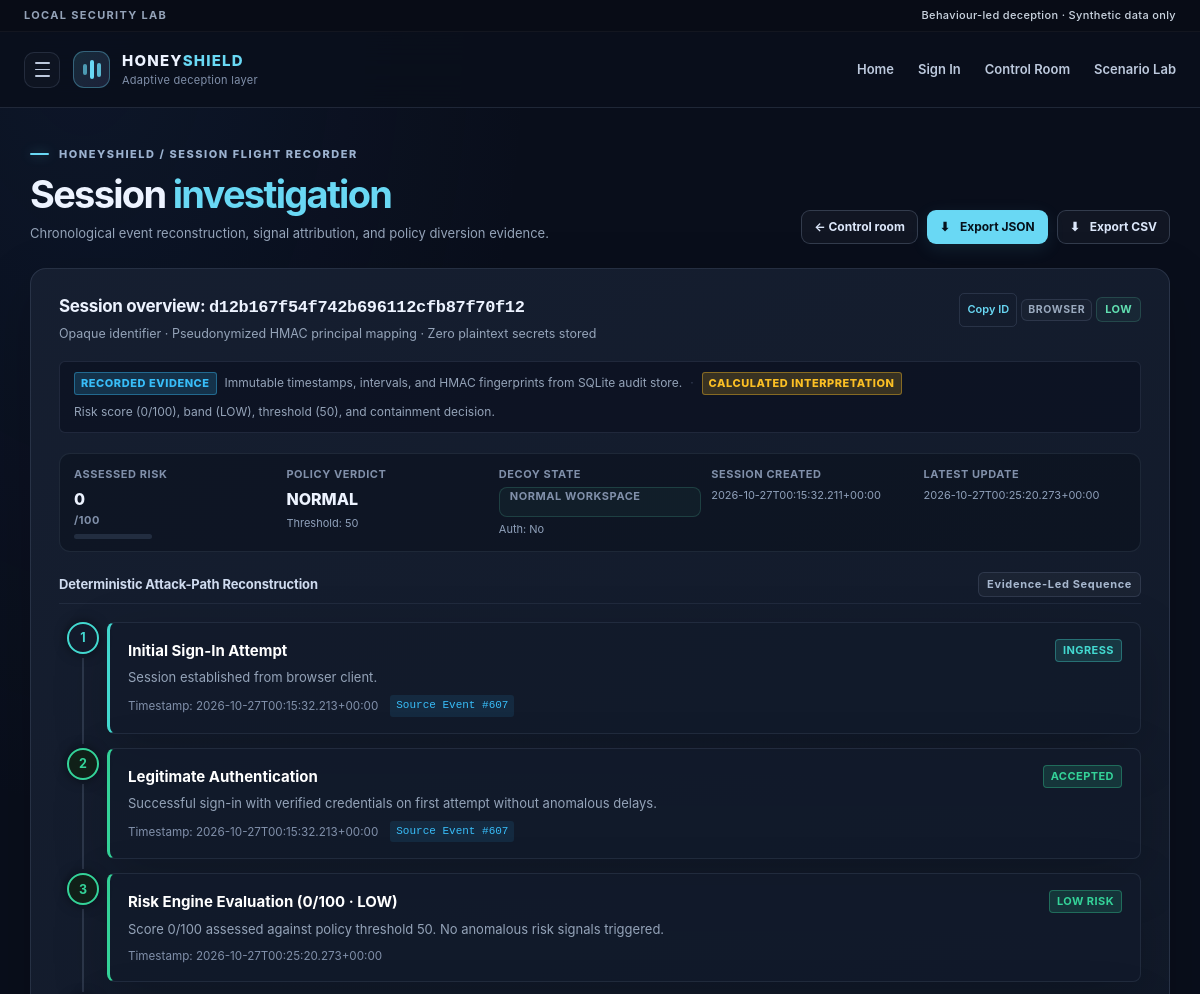
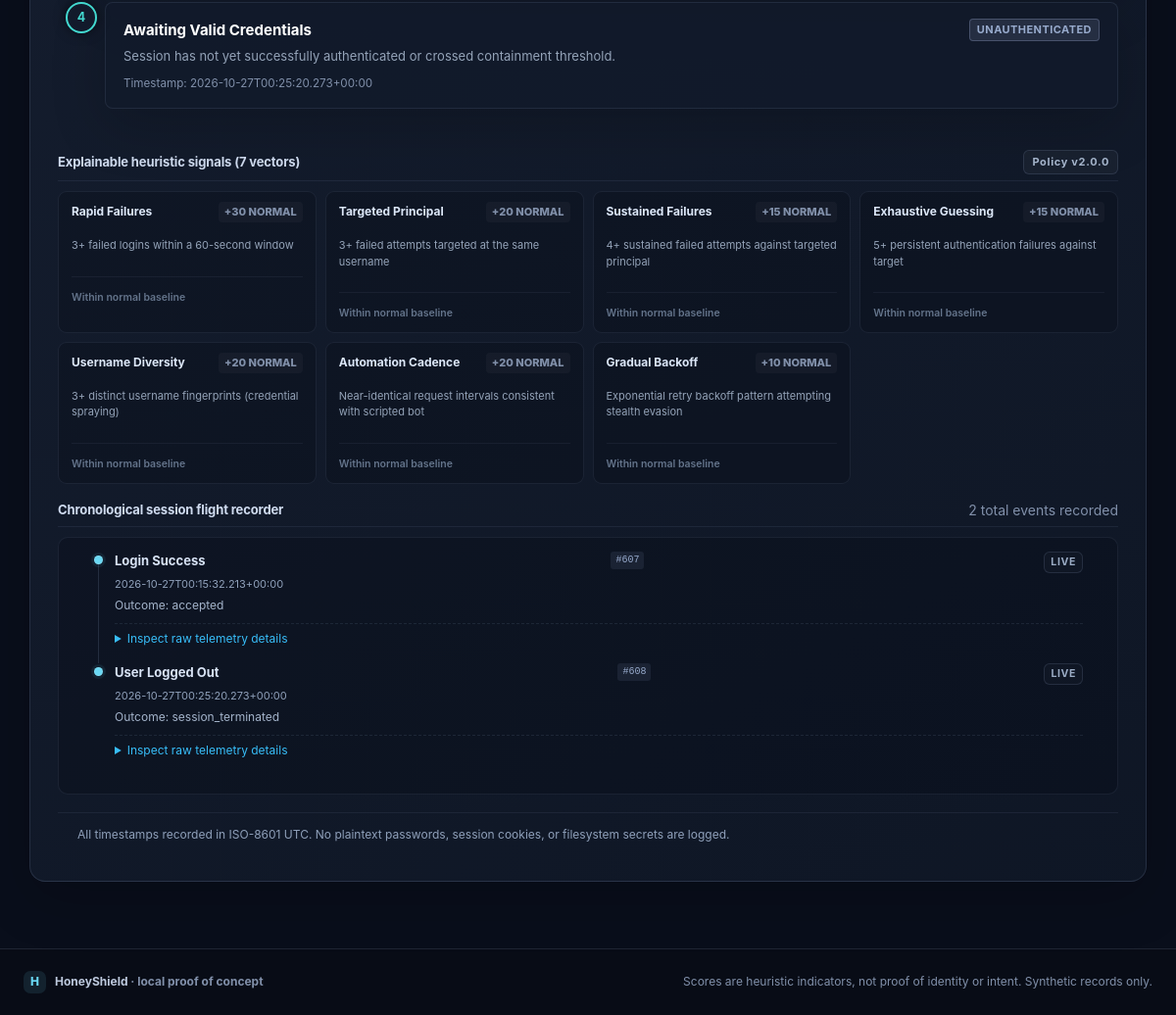
The page /admin/session/d12b167f54f742b696112cfb87f70f12 on the database its author committed (2 pictures, top to bottom).
### tables this page shows
CREATE TABLE events (
                id INTEGER PRIMARY KEY AUTOINCREMENT,
                session_key TEXT NOT NULL,
                event_at TEXT NOT NULL,
                event_type TEXT NOT NULL,
                interval_seconds REAL,
                username_fingerprint TEXT,
                details_json TEXT NOT NULL DEFAULT '{}', is_isolated INTEGER NOT NULL DEFAULT 0,
                FOREIGN KEY(session_key) REFERENCES sessions(session_key) ON DELETE CASCADE
            );

### app.py (the view)
    @app.get("/admin/session/<session_key>", endpoint="session_flight_recorder")
    @app.get("/admin/session/<session_key>", endpoint="admin_session_investigation")
    def session_flight_recorder(session_key: str):
        conn = get_db()
        sess = get_session_investigation(conn, session_key)
        if not sess:
            abort(404)
        return render_template(
            "session_flight_recorder.html",
            session=sess,
            threshold=int(app.config["HIGH_RISK_THRESHOLD"]),
        )

### app.py (called while the page is built)
def connect_database(path: str | Path) -> sqlite3.Connection:
    db_path = Path(path)
    db_path.parent.mkdir(parents=True, exist_ok=True)
    conn = sqlite3.connect(str(db_path), timeout=10)
    conn.row_factory = sqlite3.Row
    conn.execute("PRAGMA foreign_keys = ON")
    conn.execute("PRAGMA journal_mode = WAL")
    return conn

### templates/session_flight_recorder.html (shortened to what this page needs)
{% extends 'base.html' %}
{% block content %}
<div class="page-heading admin-heading">
  <div>
    <div class="eyebrow"><span class="eyebrow-line"></span> HONEYSHIELD / SESSION FLIGHT RECORDER</div>
    <h1>Session <span>investigation</span></h1>
    <p class="lead-sm">Chronological event reconstruction, signal attribution, and policy diversion evidence.</p>
  </div>
  <div class="heading-actions">
    <a class="button button-secondary button-small" href="{{ url_for('admin_dashboard') }}">← Control room</a>
    <a class="button button-primary button-small" id="exportJsonBtn" href="{{ url_for('admin_session_export', session_key=session.session_key) }}?format=json" download>
      <span>⬇</span> Export JSON
    </a>
    <a class="button button-secondary button-small" id="exportCsvBtn" href="{{ url_for('admin_session_export', session_key=session.session_key) }}?format=csv" download>
      <span>⬇</span> Export CSV
    </a>
  </div>
</div>
<section class="panel flight-recorder-panel" aria-label="Session Metadata">
  <div class="panel-heading">
    <div>
      <h2>Session overview: <code id="sessionKeyDisplay">{{ session.session_key }}</code></h2>
      <p>Opaque identifier · Pseudonymized HMAC principal mapping · Zero plaintext secrets stored</p>
    </div>
    <div class="panel-heading-right">
      <button type="button" class="copy-value button button-small button-secondary" data-copy="{{ session.session_key }}" aria-label="Copy session ID">Copy ID</button>
      {% if session.is_simulated %}
      <span class="mode-badge">SIMULATED</span>
      {% else %}
      <span class="mode-badge mode-browser">BROWSER</span>
      {% endif %}
      <span class="risk-badge risk-badge-{{ session.risk_band|lower }}">{{ session.risk_band }}</span>
    </div>
  </div>
  <div class="evidence-legend-callout">
    <span class="legend-badge badge-evidence">RECORDED EVIDENCE</span>
    <span>Immutable timestamps, intervals, and HMAC fingerprints from SQLite audit store.</span>
    <span class="legend-sep">·</span>
    <span class="legend-badge badge-derived">CALCULATED INTERPRETATION</span>
    <span>Risk score ({{ session.risk_score }}/100), band ({{ session.risk_band }}), threshold ({{ session.threshold }}), and containment decision.</span>
  </div>
  <div class="inv-summary-bar">
    <div class="inv-metric">
      <span>Assessed Risk</span>
      <div><strong>{{ session.risk_score }}</strong><span class="muted">/100</span></div>
      <div class="mini-score-track"><span class="risk-fill risk-{{ session.risk_band|lower }}" style="width: {{ session.risk_score }}%"></span></div>
    </div>
    <div class="inv-metric">
      <span>Policy Verdict</span>
      <div><strong>{{ session.decision|upper }}</strong></div>
      <small class="cell-subtext">Threshold: {{ session.threshold }}</small>
    </div>
    <div class="inv-metric">
      <span>Decoy State</span>
      <div>{% if session.decoy_active %}<span class="status-chip status-danger">Contained in Decoy</span>{% else %}<span class="status-chip status-safe">Normal Workspace</span>{% endif %}</div>
      <small class="cell-subtext">Auth: {{ 'Yes' if session.authenticated else 'No' }}</small>
    </div>
    <div class="inv-metric">
      <span>Session Created</span>
      <div><small class="cell-subtext">{{ session.created_at }}</small></div>
    </div>
    <div class="inv-metric">
      <span>Latest Update</span>
      <div><small class="cell-subtext">{{ session.updated_at }}</small></div>
    </div>
  </div>
  <div class="inv-section-heading">
    <h3>Deterministic Attack-Path Reconstruction</h3>
    <span class="panel-tag">Evidence-Led Sequence</span>
  </div>
  <div class="attack-path-pipeline" id="attackPathPipeline">
    {% for step in session.attack_path %}
    <div class="attack-step step-status-{{ step.status }}">
      <div class="step-node-col">
        <span class="step-num-circle">{{ step.step }}</span>
        {% if not loop.last %}<div class="step-line"></div>{% endif %}
      </div>
      <div class="step-card card-surface">
        <div class="step-card-top">
          <strong class="step-title">{{ step.title }}</strong>
          <span class="step-badge badge-{{ step.status }}">{{ step.badge }}</span>
        </div>
        <p class="step-desc">{{ step.description }}</p>
        <div class="step-meta">
          <small class="muted">Timestamp: {{ step.timestamp }}</small>
          {% if step.event_id %}<span class="event-ref-tag">Source Event #{{ step.event_id }}</span>{% endif %}
        </div>
      </div>
    </div>
    {% endfor %}
  </div>
  <div class="inv-section-heading">
    <h3>Explainable heuristic signals (7 vectors)</h3>
    <span class="panel-tag">Policy v{{ session.policy_version }}</span>
  </div>
  <div class="inv-signals-grid">
    {% for sig in session.signal_contributions %}
    <div class="inv-signal-card {% if sig.triggered %}signal-active{% endif %}">
      <div class="inv-signal-top">
        <strong class="inv-signal-title">{{ sig.name }}</strong>
        <span class="inv-signal-badge {% if sig.triggered %}badge-triggered{% else %}badge-normal{% endif %}">
          +{{ sig.weight }} {% if sig.triggered %}TRIGGERED{% else %}NORMAL{% endif %}
        </span>
      </div>
      <p class="inv-signal-desc">{{ sig.description }}</p>
      <div class="inv-signal-evidence">
        {% if sig.triggered %}
        <span class="evidence-tag tag-active">Active Contribution: +{{ sig.weight }} pts</span>
        {% else %}
        <span class="evidence-tag tag-inactive">Within normal baseline</span>
        {% endif %}
      </div>
    </div>
    {% endfor %}
  </div>
  <div class="inv-section-heading">
    <h3>Chronological session flight recorder</h3>
    <span class="muted">{{ session.events|length }} total events recorded</span>
  </div>
  <div class="flight-timeline-wrap">
    {% if session.events %}
    <div class="event-timeline">
      {% for event in session.events %}
      <div class="timeline-item">
        <span class="timeline-dot {% if 'activated' in event.event_type or 'admin' in event.event_type %}dot-danger{% elif 'canary' in event.event_type or 'decoy' in event.event_type %}dot-violet{% elif 'failed' in event.event_type %}dot-amber{% else %}dot-cyan{% endif %}"></span>
        <div class="timeline-body">
          <div class="timeline-title-row">
            <strong>{{ event.event_type|replace('_', ' ')|title }}</strong>
            <span class="event-id-badge">#{{ event.id }}</span>
            <span class="event-mode {% if session.is_simulated %}event-mode-sim{% endif %}">{% if session.is_simulated %}SIM{% else %}LIVE{% endif %}</span>
          </div>
          <small>{{ event.event_at }}{% if event.interval_seconds is not none %} · {{ event.interval_seconds|round(2) }}s after previous attempt{% endif %}</small>
          {% if event.details.get('label') %}
          <p>{{ event.details.get('label') }}</p>
          {% elif event.details.get('reason') %}
          <p>{{ event.details.get('reason') }}</p>
          {% elif event.details.get('note') %}
          <p>{{ event.details.get('note') }}</p>
          {% elif event.event_type == 'login_failed' %}
          <p>Rejected sign-in attempt · HMAC principal fingerprint: <code>{{ event.username_fingerprint[:16] }}…</code></p>
          {% elif event.details.get('outcome') %}
          <p>Outcome: {{ event.details.get('outcome') }}</p>
          {% endif %}
          <details class="timeline-expandable">
            <summary class="timeline-summary-toggle">Inspect raw telemetry details</summary>
          </details>
        </div>
      </div>
      {% endfor %}
    </div>
    {% else %}
    <div class="empty-state">
      <span>◷</span>
      <strong>No recorded events for this session</strong>
      <p>This session has no recorded telemetry in the SQLite database.</p>
    </div>
    {% endif %}
  </div>
  <div class="table-footnote">
    All timestamps recorded in ISO-8601 UTC. No plaintext passwords, session cookies, or filesystem secrets are logged.
  </div>
</section>
{% endblock %}

### rows shown on the page
events: step "1", title "Initial Sign-In Attempt", badge "INGRESS", description "Session established from browser client.", timestamp "2026-10-27T00:15:32.213+00:00", event_id "607", step "2", title "Legitimate Authentication", badge "ACCEPTED", description "Successful sign-in with verified credentials on first attempt without anomalous delays.", event_type "Login Success", id "607", event_at "2026-10-27T00:15:32.213+00:00", details.get "accepted"
events: event_type "User Logged Out", id "608", event_at "2026-10-27T00:25:20.273+00:00", details.get "session_terminated"

### other values the page prints
{{ session.session_key }} "d12b167f54f742b696112cfb87f70f12"
{{ session.risk_band }} "LOW"
{{ session.risk_score }} "0"
{{ session.threshold }} "50"
{{ session.decision|upper }} "NORMAL"
{{ 'Yes' if session.authenticated else 'No' }} "No"
{{ session.created_at }} "2026-10-27T00:15:32.211+00:00"
{{ session.updated_at }} "2026-10-27T00:25:20.273+00:00"
{{ step.step }} "3"
{{ step.title }} "Risk Engine Evaluation (0/100 · LOW)"
{{ step.badge }} "LOW RISK"
{{ step.description }} "Score 0/100 assessed against policy threshold 50. No anomalous risk signals triggered."
{{ step.timestamp }} "2026-10-27T00:25:20.273+00:00"
{{ step.step }} "4"
{{ step.title }} "Awaiting Valid Credentials"
